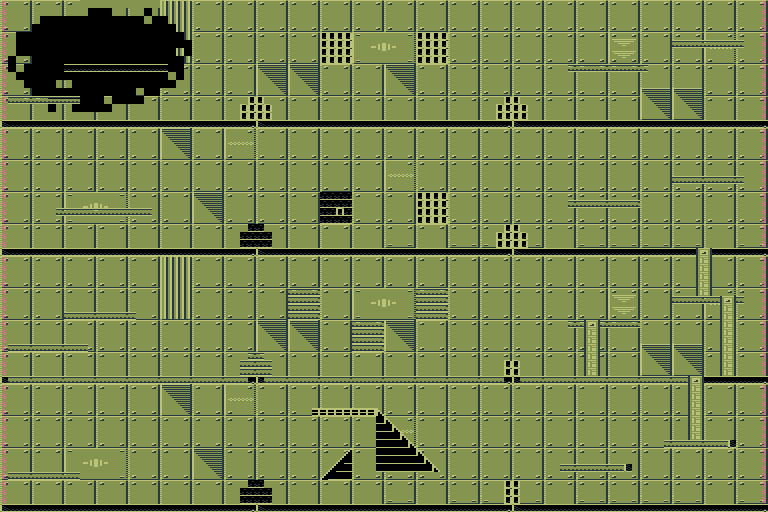

Below is a game level as drawn by its tile map, then a one-line description and the .tmx that defines it (tile-layer data replaced by summaries):
An orthogonal 96x64 tile map with 8x8 px tiles, 2 tile layers (Background, Platforms), 3 tilesets and 21 objects (2x exit, move_x).

<map version="1.4" tiledversion="2020.07.21" orientation="orthogonal" renderorder="right-down" compressionlevel="0" width="96" height="64" tilewidth="8" tileheight="8" infinite="0" nextlayerid="8" nextobjectid="275">
 <properties>
  <property name="NAME" value="Control room" />
  <property name="TYPE" type="int" value="0" />
 </properties>
 <tileset firstgid="1" name="tiles_bg_0" tilewidth="8" tileheight="8" tilecount="720" columns="24">
  <image source="../images/tiles_bg_0.png" width="192" height="240" />
 </tileset>
 <tileset firstgid="721" name="tiles_fg_0" tilewidth="8" tileheight="8" tilecount="112" columns="8">
  <image source="../images/tiles_fg_0.png" width="64" height="112" />
 </tileset>
 <tileset firstgid="833" name="editor_entity" tilewidth="32" tileheight="32" tilecount="48" columns="6">
  <image source="editor_entity.png" width="192" height="256" />
 </tileset>
 <layer id="1" name="Background" width="96" height="64">
  <data>[6144 cells, 5933 non-empty, 132 distinct tile ids]</data>
 </layer>
 <layer id="2" name="Platforms" width="96" height="64">
  <data>[6144 cells, 929 non-empty, 16 distinct tile ids]</data>
 </layer>
 <objectgroup id="4" name="Entities" offsetx="-4" offsety="-6.5">
  <object id="252" name="A" type="exit" gid="858" x="704" y="512" width="32" height="32">
   <properties>
    <property name="goto" value="_debug:B" />
    <property name="req" value="" />
   </properties>
  </object>
  <object id="253" gid="866" x="578.667" y="475.833" width="32" height="32" />
  <object id="254" gid="867" x="582.667" y="329.167" width="32" height="32" />
  <object id="255" gid="868" x="580.667" y="208.5" width="32" height="32" />
  <object id="256" gid="869" x="578" y="69.1667" width="32" height="32" />
  <object id="257" gid="870" x="326.667" y="40.5" width="32" height="32" />
  <object id="258" gid="871" x="415.333" y="33.8333" width="32" height="32" />
  <object id="259" gid="872" x="329.333" y="199.833" width="32" height="32" />
  <object id="260" gid="873" x="123.333" y="213.833" width="32" height="32" />
  <object id="261" gid="874" x="64" y="320.5" width="32" height="32" />
  <object id="262" gid="875" x="320.667" y="418.5" width="32" height="32" />
  <object id="263" gid="876" x="28" y="478.5" width="32" height="32" />
  <object id="264" gid="877" x="418.667" y="196.5" width="32" height="32" />
  <object id="265" gid="878" x="415.333" y="289.833" width="32" height="32" />
  <object id="266" gid="879" x="356" y="327.833" width="32" height="32" />
  <object id="267" type="move_x" gid="852" x="69.3333" y="257.833" width="32" height="32">
   <properties>
    <property name="distance" type="int" value="6" />
   </properties>
  </object>
  <object id="269" gid="857" x="693.333" y="48.667" width="32" height="32" />
  <object id="270" name="B" type="exit" gid="858" x="421.333" y="389" width="32" height="32">
   <properties>
    <property name="goto" value="_debug:A" />
    <property name="req" value="" />
   </properties>
  </object>
  <object id="272" gid="864" x="134.667" y="71.8333" width="32" height="32" />
  <object id="273" gid="834" x="645.333" y="381.167" width="32" height="32" />
  <object id="274" gid="834" x="606" y="382.5" width="32" height="32" />
 </objectgroup>
</map>
